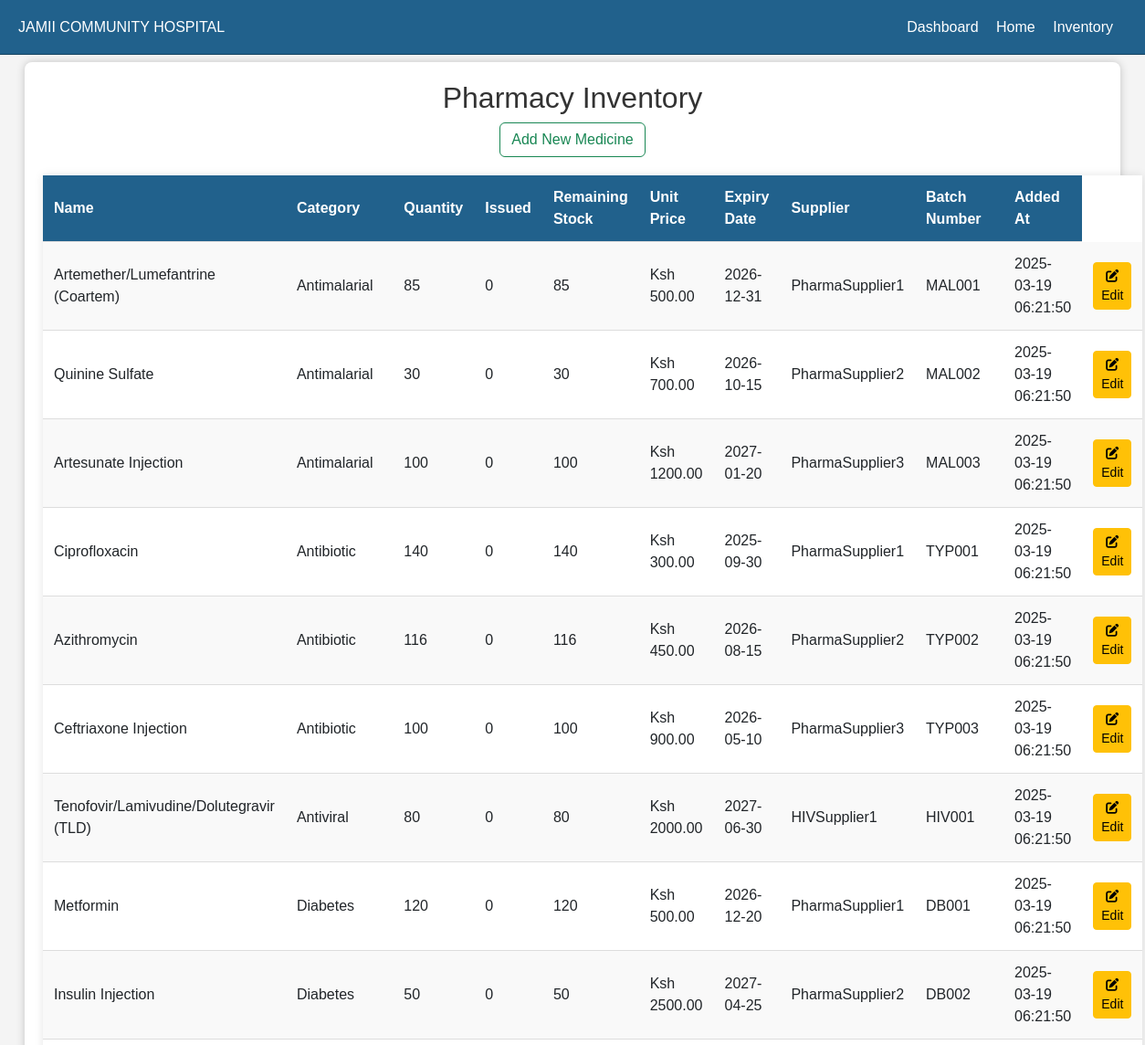
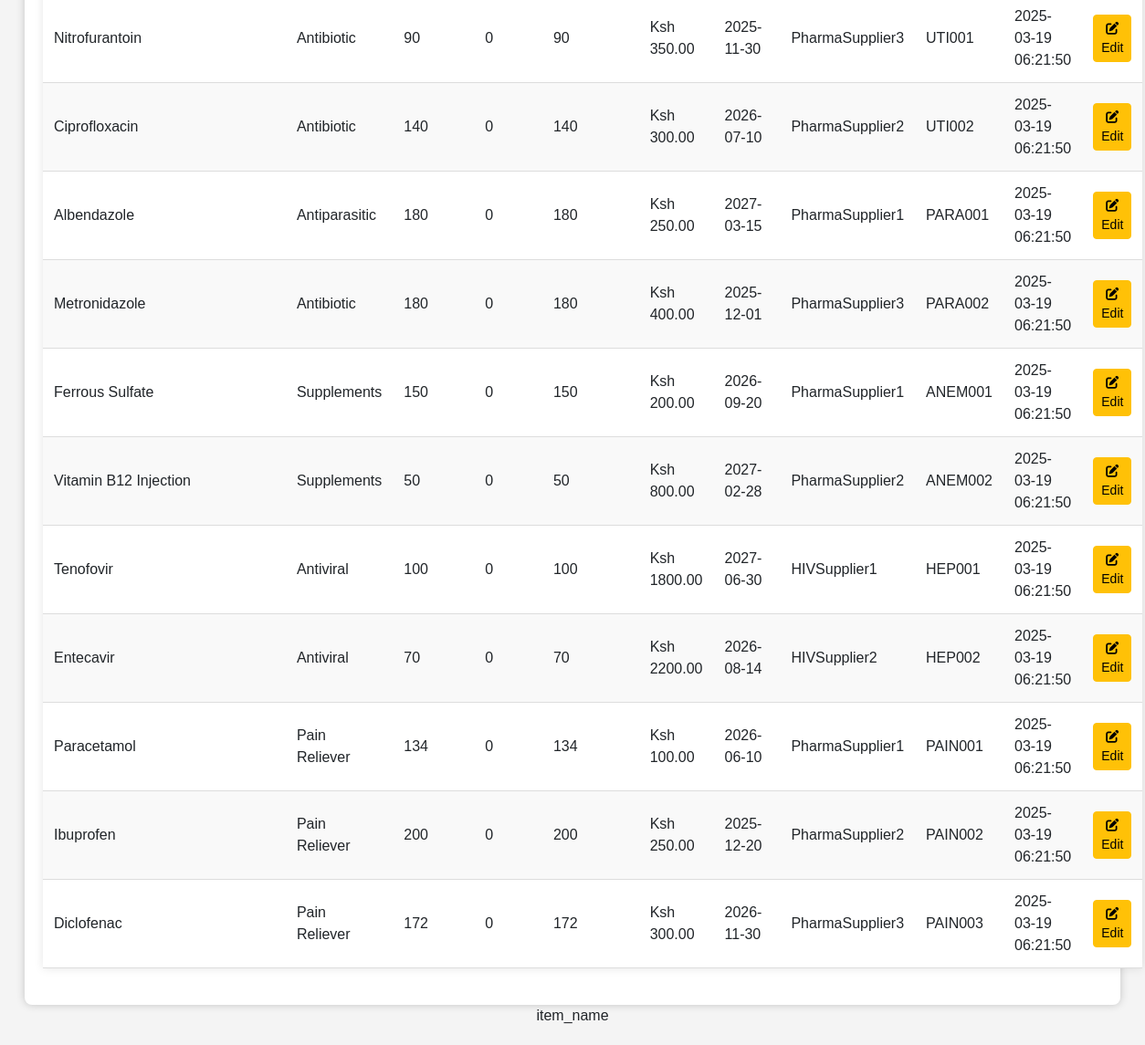
Page /pharmacy_inventory.php on the committed database (2 pictures, top to bottom).
### tables this page shows
CREATE TABLE `pharmacy_inventory` (
  `ItemID` int(11) NOT NULL,
  `ItemName` varchar(255) NOT NULL,
  `Category` varchar(100) NOT NULL,
  `Quantity` int(11) NOT NULL,
  `UnitPrice` decimal(10,2) NOT NULL,
  `ExpiryDate` date NOT NULL,
  `Supplier` varchar(255) DEFAULT NULL,
  `BatchNumber` varchar(100) DEFAULT NULL,
  `AddedAt` timestamp NOT NULL DEFAULT current_timestamp()
);

### pharmacy_inventory.php (the view, shortened to what this page needs)
<?php
$servername = "localhost";
$username = "root";
$password = "";
$dbname = "jamii-hms";
$conn = new mysqli($servername, $username, $password, $dbname);
$issued_quantities = [];
?>
<!DOCTYPE html>
<html lang="en">
<head>
        <link href="https://cdn.jsdelivr.net/npm/bootstrap@5.3.0/dist/css/bootstrap.min.css" rel="stylesheet">
        <link rel="stylesheet" href="https://cdnjs.cloudflare.com/ajax/libs/font-awesome/6.4.2/css/all.min.css">
</head>
<body>
 <div class="top-bar">
        <div>
            <span>JAMII COMMUNITY HOSPITAL</span>
        </div>
        <div>
            <a href="dashboard.php">Dashboard</a>
            <a href="pharmacy.php">Home</a>
            <a href="pharmacy_inventory.php">Inventory</a>
        </div>
    </div>
    <br><br>
    <div class="container">
        <div class="row">
             <h2>Pharmacy Inventory</h2>
             <a href="add_medicine.php"><button class="btn btn-outline-success">Add New Medicine</button></a>
        </div>
        <?php
        $sql_inventory = "SELECT * FROM pharmacy_inventory";
        $result_inventory = $conn->query($sql_inventory);
        if ($result_inventory->num_rows > 0) {
            echo "<table>
                    <tr>
                        <th>Name</th>
                        <th>Category</th>
                        <th>Quantity</th>
                        <th>Issued</th>
                        <th>Remaining Stock</th>
                        <th>Unit Price</th>
                        <th>Expiry Date</th>
                        <th>Supplier</th>
                        <th>Batch Number</th>
                        <th>Added At</th>
                    </tr>";
            while ($row = $result_inventory->fetch_assoc()) {
             echo "<tr>
        <td>{$row['ItemName']}</td>
        <td>{$row['Category']}</td>
        <td>{$row['Quantity']}</td>
        <td>" . (isset($issued_quantities[$row['ItemName']]) ? $issued_quantities[$row['ItemName']] : 0) . "</td>
        <td>{$row['Quantity']}</td>
        <td>Ksh {$row['UnitPrice']}</td>
        <td>{$row['ExpiryDate']}</td>
        <td>{$row['Supplier']}</td>
        <td>{$row['BatchNumber']}</td>
        <td>{$row['AddedAt']}</td>
        <td>
            <a href='edit_medicine.php?item_name={$row['ItemName']}' class='btn btn-warning btn-sm'>
                <i class='fa fa-edit'></i> Edit
            </a>
        </td>
    </tr>";
            }
            echo "</table>";
        } else {
            echo "<p>No records found.</p>";
        }
        ?>
    </div>
</body>
</html>

### pharmacy_inventory.php (style rules this page uses)
body { font-family: Arial, sans-serif; background-color: #f4f4f4; margin: 0; padding: 20px; text-align: center; }
.top-bar { background-color: #21618c; color: white; padding: 10px 20px; display: flex; justify-content: space-between; align-items: center; position: fixed; width: 100%; top: 0; left: 0; height: 60px; border-bottom: 1px solid #154360; z-index: 1000; }
.top-bar a { color: white; text-decoration: none; margin-right: 15px; }
h2 { color: #333; }
table { width: 90%; margin: 20px auto; border-collapse: collapse; background: #fff; box-shadow: 0px 0px 10px rgba(0, 0, 0, 0.1); }
th, td { padding: 12px; text-align: left; border-bottom: 1px solid #ddd; }
th { background-color: #21618c; color: white; }
tr:nth-child(even) { background-color: #f9f9f9; }
.container { max-width: 1200px; margin: auto; padding: 20px; background: white; border-radius: 8px; box-shadow: 0px 0px 10px rgba(0, 0, 0, 0.2); }

### rows in the picture
pharmacy_inventory: ItemName "Artemether/Lumefantrine (Coartem)", Category "Antimalarial", Quantity "85", shows "0", UnitPrice "500.00", ExpiryDate "2026-12-31", Supplier "PharmaSupplier1", BatchNumber "MAL001", AddedAt "2025-03-19 06:21:50"
pharmacy_inventory: ItemName "Quinine Sulfate", Category "Antimalarial", Quantity "30", UnitPrice "700.00", ExpiryDate "2026-10-15", Supplier "PharmaSupplier2", BatchNumber "MAL002", AddedAt "2025-03-19 06:21:50"
pharmacy_inventory: ItemName "Artesunate Injection", Category "Antimalarial", Quantity "100", UnitPrice "1200.00", ExpiryDate "2027-01-20", Supplier "PharmaSupplier3", BatchNumber "MAL003", AddedAt "2025-03-19 06:21:50"
pharmacy_inventory: ItemName "Ciprofloxacin", Category "Antibiotic", Quantity "140", UnitPrice "300.00", ExpiryDate "2025-09-30", Supplier "PharmaSupplier1", BatchNumber "TYP001", AddedAt "2025-03-19 06:21:50"
pharmacy_inventory: ItemName "Azithromycin", Category "Antibiotic", Quantity "116", shows "0", UnitPrice "450.00", ExpiryDate "2026-08-15", Supplier "PharmaSupplier2", BatchNumber "TYP002", AddedAt "2025-03-19 06:21:50"
pharmacy_inventory: ItemName "Ceftriaxone Injection", Category "Antibiotic", Quantity "100", UnitPrice "900.00", ExpiryDate "2026-05-10", Supplier "PharmaSupplier3", BatchNumber "TYP003", AddedAt "2025-03-19 06:21:50"
pharmacy_inventory: ItemName "Tenofovir/Lamivudine/Dolutegravir (TLD)", Category "Antiviral", Quantity "80", UnitPrice "2000.00", ExpiryDate "2027-06-30", Supplier "HIVSupplier1", BatchNumber "HIV001", AddedAt "2025-03-19 06:21:50"
pharmacy_inventory: ItemName "Metformin", Category "Diabetes", Quantity "120", UnitPrice "500.00", ExpiryDate "2026-12-20", Supplier "PharmaSupplier1", BatchNumber "DB001", AddedAt "2025-03-19 06:21:50"
pharmacy_inventory: ItemName "Insulin Injection", Category "Diabetes", Quantity "50", UnitPrice "2500.00", ExpiryDate "2027-04-25", Supplier "PharmaSupplier2", BatchNumber "DB002", AddedAt "2025-03-19 06:21:50"
pharmacy_inventory: ItemName "Nitrofurantoin", Category "Antibiotic", Quantity "90", UnitPrice "350.00", ExpiryDate "2025-11-30", Supplier "PharmaSupplier3", BatchNumber "UTI001", AddedAt "2025-03-19 06:21:50"
pharmacy_inventory: ItemName "Ciprofloxacin", Category "Antibiotic", Quantity "140", UnitPrice "300.00", ExpiryDate "2026-07-10", Supplier "PharmaSupplier2", BatchNumber "UTI002", AddedAt "2025-03-19 06:21:50"
pharmacy_inventory: ItemName "Albendazole", Category "Antiparasitic", Quantity "180", UnitPrice "250.00", ExpiryDate "2027-03-15", Supplier "PharmaSupplier1", BatchNumber "PARA001", AddedAt "2025-03-19 06:21:50"
pharmacy_inventory: ItemName "Metronidazole", Category "Antibiotic", Quantity "180", UnitPrice "400.00", ExpiryDate "2025-12-01", Supplier "PharmaSupplier3", BatchNumber "PARA002", AddedAt "2025-03-19 06:21:50"
pharmacy_inventory: ItemName "Ferrous Sulfate", Category "Supplements", Quantity "150", UnitPrice "200.00", ExpiryDate "2026-09-20", Supplier "PharmaSupplier1", BatchNumber "ANEM001", AddedAt "2025-03-19 06:21:50"
pharmacy_inventory: ItemName "Vitamin B12 Injection", Category "Supplements", Quantity "50", UnitPrice "800.00", ExpiryDate "2027-02-28", Supplier "PharmaSupplier2", BatchNumber "ANEM002", AddedAt "2025-03-19 06:21:50"
pharmacy_inventory: ItemName "Tenofovir", Category "Antiviral", Quantity "100", UnitPrice "1800.00", ExpiryDate "2027-06-30", Supplier "HIVSupplier1", BatchNumber "HEP001", AddedAt "2025-03-19 06:21:50"
pharmacy_inventory: ItemName "Entecavir", Category "Antiviral", Quantity "70", UnitPrice "2200.00", ExpiryDate "2026-08-14", Supplier "HIVSupplier2", BatchNumber "HEP002", AddedAt "2025-03-19 06:21:50"
pharmacy_inventory: ItemName "Paracetamol", Category "Pain Reliever", Quantity "134", shows "0", UnitPrice "100.00", ExpiryDate "2026-06-10", Supplier "PharmaSupplier1", BatchNumber "PAIN001", AddedAt "2025-03-19 06:21:50"
pharmacy_inventory: ItemName "Ibuprofen", Category "Pain Reliever", Quantity "200", UnitPrice "250.00", ExpiryDate "2025-12-20", Supplier "PharmaSupplier2", BatchNumber "PAIN002", AddedAt "2025-03-19 06:21:50"
pharmacy_inventory: ItemName "Diclofenac", Category "Pain Reliever", Quantity "172", shows "0", UnitPrice "300.00", ExpiryDate "2026-11-30", Supplier "PharmaSupplier3", BatchNumber "PAIN003", AddedAt "2025-03-19 06:21:50"
